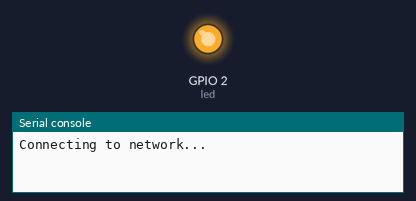
Simulated run of this program. Board: ESP32 board running MicroPython. Parts: output pins drawn as LEDs (lit = HIGH), the last lines printed to the serial console. WiFi joins after 1.5 s; requests to the public web service named in the program get a made-up reply in its usual format after 0.4 s (London, UTC, broken clouds, 64 % humidity, 1013 hPa unless stated); web requests get an empty 200 reply after 0.4 s. At 2.3 s the program stops and its outputs stay as they are.

Above: at 0.1 s.
At 2.4 s:
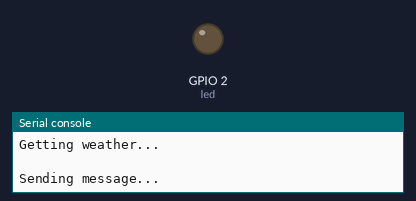
Timing chart, 0 to 3.8 s (numbered marks = the images above):
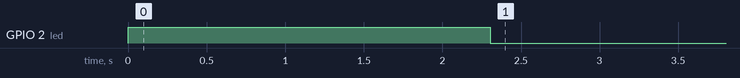

Measured:
- by itself, GPIO 2 (led): LOW → HIGH at 0.00 s, → LOW 2.3 s later

The program:

main.py
```python
from machine import Pin
from time import sleep
import urequests as r
import asyncio
import network
import json


def led_light(led_value: int):
    led = Pin(2, Pin.OUT)
    led.value(led_value)

async def wifi_setup():
    wlan = network.WLAN(network.STA_IF)
    wlan.active(True)
    with open("ssid.json") as f:
        config = json.load(f)
    if not wlan.isconnected():
        print("Connecting to network...")
        for key, value in config.items():
            try:
                wlan.connect(key, value)
            except:
                pass
        while not wlan.isconnected():
            pass
    print("Network config:", wlan.ifconfig())


async def get_weather():
    print("Getting weather...")
    response = r.get(url="https://wttr.in/?format=3")
    return response

async def telegram_message():
    print("Sending message...")
    token = ""
    chatid = ""
    msg = "ESP32 online"
    response = r.post(url=f"https://api.telegram.org/bot{token}/sendMessage?chat_id={chatid}&text={msg}")
    return response

async def main():
    led_light(1)
    netnet = wifi_setup()
    net_connect = await netnet
    weather_resp = get_weather()
    weather = await weather_resp
    print(weather.text)
    telegram_resp = telegram_message()
    telegram = await telegram_resp
    led_light(0)

asyncio.run(main())
```
